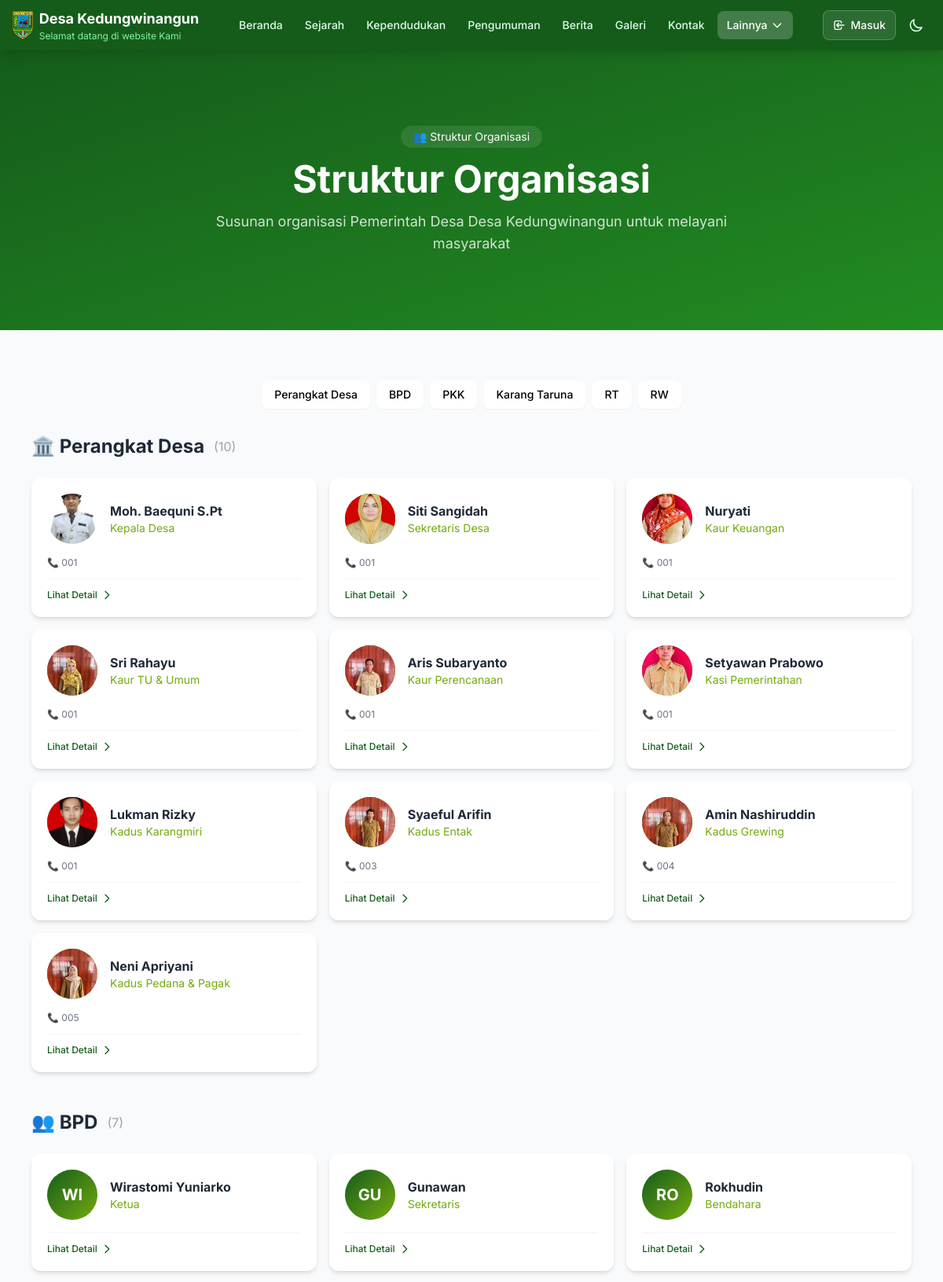
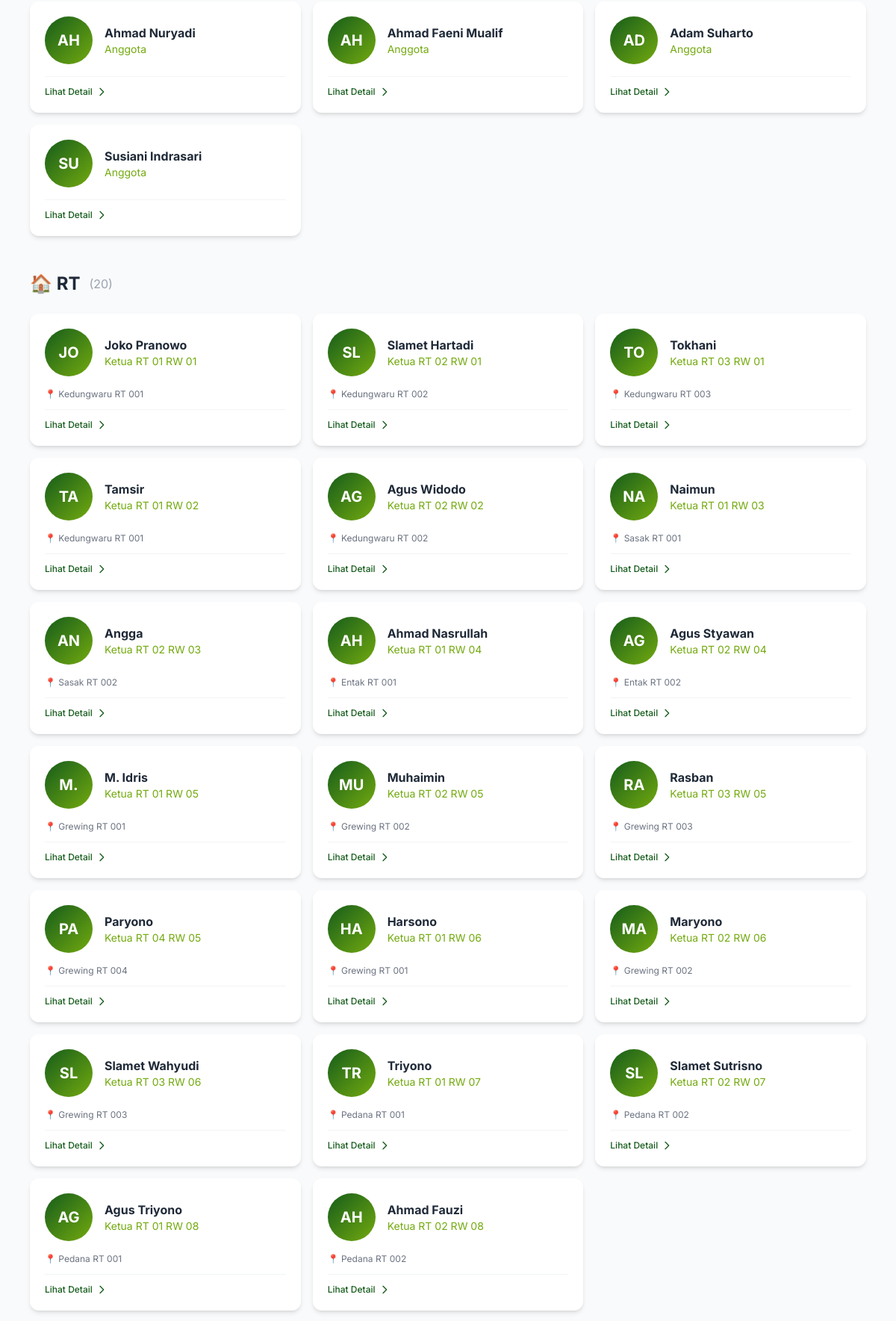
Page /struktur (upper part) on the committed database (2 pictures, top to bottom).
### tables this page shows
CREATE TABLE config (
                key TEXT PRIMARY KEY,
                value TEXT
            );

CREATE TABLE struktur_organisasi (
                id INTEGER PRIMARY KEY AUTOINCREMENT,
                kategori TEXT NOT NULL,
                nama TEXT NOT NULL,
                jabatan TEXT,
                deskripsi TEXT,
                nik TEXT,
                alamat TEXT,
                dusun TEXT,
                rt TEXT,
                rw TEXT,
                telepon TEXT,
                email TEXT,
                foto_url TEXT,
                sk_url TEXT,
                no_sk TEXT,
                tanggal_sk TEXT,
                masa_jabatan TEXT,
                status TEXT DEFAULT 'Aktif',
                icon TEXT,
                no_urut INTEGER DEFAULT 0,
                aktif INTEGER DEFAULT 1,
                created_at TIMESTAMP DEFAULT CURRENT_TIMESTAMP,
                updated_at TIMESTAMP DEFAULT CURRENT_TIMESTAMP
            );

### routes/public.py (the view)
@public_bp.route("/struktur")
def struktur():
    from datetime import datetime
    try:
        from models import get_all_pages, get_all_struktur
        desa_info = get_desa_info_with_maps()
        custom_pages = get_all_pages()
        struktur_list = get_all_struktur(aktif=1)
        grouped = {'perangkat': [], 'bpd': [], 'pkk': [], 'karang_taruna': [], 'rt': [], 'rw': []}
        for item in struktur_list:
            kat = item.get('kategori', '')
            if kat in grouped:
                grouped[kat].append(item)
        kategori_labels = {
            'perangkat': 'Perangkat Desa',
            'bpd': 'BPD',
            'pkk': 'PKK',
            'karang_taruna': 'Karang Taruna',
            'rt': 'RT',
            'rw': 'RW',
        }
        return render_template(
            "struktur.html",
            page={"title": "Struktur Organisasi"},
            desa=desa_info,
            nav_links=set_nav_active("Lainnya", request.path),
            tahun=datetime.now().year,
            site_name=desa_info['nama'],
            site_tagline=desa_info['tagline'],
            site_description=desa_info['deskripsi'],
            custom_pages=custom_pages,
            grouped_struktur=grouped,
            kategori_labels=kategori_labels,
        )
    except Exception as e:
        logger.error(f"Error loading struktur page: {str(e)}")
        flash('Terjadi kesalahan saat memuat halaman struktur', 'error')
        return redirect(url_for('public.index'))

### app.py (called while the page is built, shortened)
@app.context_processor
def inject_openrouter_key():
    return {
        'openrouter_api_key': environ.get('OPENROUTER_API_KEY', '')
    }

@app.context_processor
def inject_custom_pages():
    from models import get_all_pages
    return {'custom_pages_nav': get_all_pages()}

@app.after_request
def add_security_headers(response):
    response.headers['X-Content-Type-Options'] = 'nosniff'
    response.headers['X-Frame-Options'] = 'DENY'
    response.headers['X-XSS-Protection'] = '1; mode=block'
    response.headers['Referrer-Policy'] = 'strict-origin-when-cross-origin'
    if request.path.startswith('/admin') or request.path.startswith('/login'):
        response.headers['Cache-Control'] = 'no-store, no-cache, must-revalidate, max-age=0'
        response.headers['Pragma'] = 'no-cache'
        response.headers['Expires'] = '0'
    response.headers['Permissions-Policy'] = (
        'camera=(), microphone=(), geolocation=(self "https://maps.google.com"), '
        'payment=(), usb=(), fullscreen=(self)'
    )
    return response

@app.context_processor
def inject_csrf_token():
    from flask import session
    if '_csrf_token' not in session:
        session['_csrf_token'] = secrets.token_hex(32)
    return {'csrf_token': session['_csrf_token']}

### models.py (called while the page is built)
def get_db_connection():
    conn = sqlite3.connect(Config.DB_NAME)
    conn.row_factory = sqlite3.Row
    return conn

def get_config(key, default=None):
    try:
        conn = get_db_connection()
        cursor = conn.cursor()
        cursor.execute('SELECT value FROM config WHERE key = ?', (key,))
        row = cursor.fetchone()
        conn.close()
        return row['value'] if row else (default if default is not None else DEFAULT_CONFIG.get(key, ''))
    except Exception as e:
        logger.error(f"Error getting config '{key}': {str(e)}")
        return default if default is not None else DEFAULT_CONFIG.get(key, '')

def get_desa_info():
    return {
        "nama": get_config("website_nama", DEFAULT_CONFIG["website_nama"]),
        "tagline": get_config("website_tagline", DEFAULT_CONFIG["website_tagline"]),
        "deskripsi": get_config("website_deskripsi", DEFAULT_CONFIG["website_deskripsi"]),
        "jumlah_dusun": 8,
        "jumlah_kadus": 6,
        "jumlah_kasi": 3,
        "jumlah_kaur": 3,
        "jumlah_sekdes": 1,
        "jumlah_kepala_desa": 1,
    }

### routes/public.py (called while the page is built)
def get_desa_info_with_maps():
    info = get_desa_info()
    info['maps_embed_url'] = MAPS_EMBED_URL
    info['dusun'] = DUSUN_DATA
    return info

### templates/struktur.html (shortened to what this page needs)
<!DOCTYPE html>
<html lang="id">
<head>
    <script src="https://cdn.tailwindcss.com"></script>
    <link rel="stylesheet" href="{{ url_for('static', filename='styles.css') }}">
</head>
<body>
    {% include 'partials/navbar.html' %}
    <section class="bg-gradient-to-br from-[#155C1B] to-[#228B22] text-white py-16 md:py-24">
        <div class="max-w-6xl mx-auto px-4 text-center">
            <span class="inline-block px-4 py-1 bg-white/10 rounded-full text-sm mb-4">👥 Struktur Organisasi</span>
            <h1 class="text-4xl md:text-5xl font-bold mb-4">Struktur Organisasi</h1>
            <p class="text-white/80 text-lg max-w-2xl mx-auto">Susunan organisasi Pemerintah Desa {{ site_name }} untuk melayani masyarakat</p>
        </div>
    </section>
    <section class="py-12 md:py-16 bg-gray-50">
        <div class="max-w-6xl mx-auto px-4">
            <div class="flex flex-wrap gap-2 mb-8 justify-center">
                {% for kat, label in kategori_labels.items() %}
                <a href="#{{ kat }}" class="px-4 py-2 bg-white rounded-lg text-sm font-medium hover:bg-[#155C1B] hover:text-white transition-all shadow-sm">
                    {{ label }}
                </a>
                {% endfor %}
            </div>
            {% for kat, label in kategori_labels.items() %}
            {% if grouped_struktur[kat] %}
            <div id="{{ kat }}" class="mb-12 scroll-mt-20">
                <h2 class="text-2xl font-bold text-gray-800 mb-6 flex items-center gap-3">
                    {% if kat == 'perangkat' %}🏛️{% elif kat == 'bpd' %}👥{% elif kat == 'pkk' %}👩{% elif kat == 'karang_taruna' %}🎉{% elif kat == 'rt' %}🏠{% elif kat == 'rw' %}🏘️{% endif %}
                    {{ label }}
                    <span class="text-gray-400 font-normal text-base">({{ grouped_struktur[kat]|length }})</span>
                </h2>
                <div class="grid grid-cols-1 sm:grid-cols-2 lg:grid-cols-3 xl:grid-cols-4 gap-4">
                    {% for item in grouped_struktur[kat] %}
                    <a href="{{ url_for('public.struktur_detail', struktur_id=item.id) }}" class="bg-white rounded-xl p-5 shadow-md hover:shadow-xl transition-all group">
                        <div class="flex items-center gap-4 mb-4">
                            <div class="w-16 h-16 rounded-full bg-gradient-to-br from-[#155C1B] to-[#73AA0F] flex items-center justify-center text-white font-bold text-xl flex-shrink-0 overflow-hidden">
                                {% if item.foto_url %}
                                <img src="{{ item.foto_url }}" alt="{{ item.nama }}" class="w-full h-full object-cover">
                                {% else %}
                                {{ item.nama[:2]|upper }}
                                {% endif %}
                            </div>
                            <div class="min-w-0">
                                <h3 class="font-bold text-gray-800 truncate group-hover:text-[#155C1B] transition-colors">{{ item.nama }}</h3>
                                <p class="text-[#73AA0F] text-sm truncate">{{ item.jabatan or '-' }}</p>
                            </div>
                        </div>
                        <div class="text-xs text-gray-500 space-y-1">
                            {% if item.dusun %}
                            <div class="flex items-center gap-1">📍 {{ item.dusun }}{% if item.rt %} RT {{ item.rt }}{% endif %}</div>
                            {% endif %}
                            {% if item.telepon %}
                            <div class="flex items-center gap-1">📞 {{ item.telepon }}</div>
                            {% endif %}
                        </div>
                        <div class="mt-3 pt-3 border-t border-gray-100">
                            <span class="text-xs text-[#155C1B] font-medium flex items-center gap-1">
                                Lihat Detail
                                <svg class="w-4 h-4 group-hover:translate-x-1 transition-transform" fill="none" stroke="currentColor" viewBox="0 0 24 24">
                                    <path stroke-linecap="round" stroke-linejoin="round" stroke-width="2" d="M9 5l7 7-7 7"/>
                                </svg>
                            </span>
                        </div>
                    </a>
                    {% endfor %}
                </div>
            </div>
            {% endif %}
            {% endfor %}
        </div>
    </section>
</body>
</html>

### templates/partials/navbar.html (shortened to what this page needs)
<nav class="bg-[#155C1B] sticky top-0 z-50 shadow-lg {{ navbar_extra_class or '' }}" id="main-navbar" x-data="{ mobileOpen: false, dropdownOpen: false }">
    <div class="max-w-7xl mx-auto px-4">
        <div class="flex items-center justify-between h-14 md:h-16">
            <a href="{{ url_for('public.index') }}" class="flex items-center gap-2">
                <img src="{{ url_for('static', filename='images/kebumen.png') }}" alt="Logo" class="h-9 w-auto">
                <div class="hidden sm:block">
                    <div class="text-white font-bold text-sm md:text-lg">{{ site_name or 'Desa' }}</div>
                    <div class="text-green-300 text-[10px] md:text-xs">{{ site_tagline or '' }}</div>
                </div>
            </a>
            <div class="hidden lg:flex items-center gap-1">
                {% for link in nav_links %}
                {% if link.label == 'Lainnya' %}
                <div class="relative">
                    <button @click="dropdownOpen = !dropdownOpen"
                            class="px-3 py-2 rounded-lg text-sm font-medium transition-colors flex items-center gap-1
                                   {% if link.active %}bg-white/20 text-white{% else %}text-green-100 hover:bg-white/10 hover:text-white{% endif %}">
                        Lainnya
                        <svg class="w-4 h-4 transition-transform" :class="{'rotate-180': dropdownOpen}" fill="none" stroke="currentColor" viewBox="0 0 24 24">
                            <path stroke-linecap="round" stroke-linejoin="round" stroke-width="2" d="M19 9l-7 7-7-7"/>
                        </svg>
                    </button>
                </div>
                {% else %}
                <a href="{{ link.href }}" class="px-3 py-2 rounded-lg text-sm font-medium transition-colors
                       {% if link.active %}bg-white/20 text-white{% else %}text-green-100 hover:bg-white/10 hover:text-white{% endif %}">
                    {{ link.label }}
                </a>
                {% endif %}
                {% endfor %}
            </div>
            <div class="flex items-center gap-1 md:gap-2">
                {% if not session.user_logged_in %}
                <div class="hidden md:flex items-center gap-2">
                    <a href="{{ url_for('public.login') }}" class="flex items-center gap-1.5 px-3 py-2 rounded-lg text-white text-sm font-medium bg-white/10 hover:bg-white/20 border border-white/20 transition-all">
                        <svg class="w-4 h-4" fill="none" stroke="currentColor" viewBox="0 0 24 24">
                            <path stroke-linecap="round" stroke-linejoin="round" stroke-width="2" d="M11 16l-4-4m0 0l4-4m-4 4h14m-5 4v1a3 3 0 01-3 3H6a3 3 0 01-3-3V7a3 3 0 013-3h7a3 3 0 013 3v1"/>
                        </svg>
                        Masuk
                    </a>
                </div>
                {% endif %}
                <button id="btn-dark" class="p-2 rounded-lg text-green-100 hover:bg-white/10 transition-colors" aria-label="Dark mode">
                    <svg id="icon-moon" class="w-5 h-5" fill="none" stroke="currentColor" viewBox="0 0 24 24">
                        <path stroke-linecap="round" stroke-linejoin="round" stroke-width="2" d="M20.354 15.354A9 9 0 018.646 3.646 9.003 9.003 0 0012 21a9.003 9.003 0 008.354-5.646z"/>
                    </svg>
                </button>
            </div>
        </div>
    </div>
</nav>

### templates/struktur.html (style rules this page uses)
* { margin: 0; padding: 0; box-sizing: border-box; }
body { font-family: 'Inter', sans-serif; }

### rows in the picture
config: value "Desa Kedungwinangun"
config: value "Selamat datang di website Kami"
struktur_organisasi: foto_url (picture), nama "Moh. Baequni S.Pt", jabatan "Kepala Desa", telepon "001"
struktur_organisasi: foto_url (picture), nama "Siti Sangidah", jabatan "Sekretaris Desa", telepon "001"
struktur_organisasi: foto_url (picture), nama "Nuryati", jabatan "Kaur Keuangan", telepon "001"
struktur_organisasi: foto_url (picture), nama "Sri Rahayu", jabatan "Kaur TU & Umum", telepon "001"
struktur_organisasi: foto_url (picture), nama "Aris Subaryanto", jabatan "Kaur Perencanaan", telepon "001"
struktur_organisasi: foto_url (picture), nama "Setyawan Prabowo", jabatan "Kasi Pemerintahan", telepon "001"
struktur_organisasi: foto_url (picture), nama "Lukman Rizky", jabatan "Kadus Karangmiri", telepon "001"
struktur_organisasi: foto_url (picture), nama "Syaeful Arifin", jabatan "Kadus Entak", telepon "003"
struktur_organisasi: foto_url (picture), nama "Amin Nashiruddin", jabatan "Kadus Grewing", telepon "004"
struktur_organisasi: foto_url (picture), nama "Neni Apriyani", jabatan "Kadus Pedana & Pagak", telepon "005"
struktur_organisasi: nama "WI", nama "Wirastomi Yuniarko", jabatan "Ketua"
struktur_organisasi: nama "GU", nama "Gunawan", jabatan "Sekretaris"
struktur_organisasi: nama "RO", nama "Rokhudin", jabatan "Bendahara"
struktur_organisasi: nama "AH", nama "Ahmad Nuryadi", jabatan "Anggota"
struktur_organisasi: nama "AH", nama "Ahmad Faeni Mualif", jabatan "Anggota"
struktur_organisasi: nama "AD", nama "Adam Suharto", jabatan "Anggota"
struktur_organisasi: nama "SU", nama "Susiani Indrasari", jabatan "Anggota"
struktur_organisasi: nama "JO", nama "Joko Pranowo", jabatan "Ketua RT 01 RW 01", dusun "Kedungwaru", rt "001"
struktur_organisasi: nama "SL", nama "Slamet Hartadi", jabatan "Ketua RT 02 RW 01", dusun "Kedungwaru", rt "002"
struktur_organisasi: nama "TO", nama "Tokhani", jabatan "Ketua RT 03 RW 01", dusun "Kedungwaru", rt "003"
struktur_organisasi: nama "TA", nama "Tamsir", jabatan "Ketua RT 01 RW 02", dusun "Kedungwaru", rt "001"
struktur_organisasi: nama "AG", nama "Agus Widodo", jabatan "Ketua RT 02 RW 02", dusun "Kedungwaru", rt "002"
struktur_organisasi: nama "NA", nama "Naimun", jabatan "Ketua RT 01 RW 03", dusun "Sasak", rt "001"
struktur_organisasi: nama "AN", nama "Angga", jabatan "Ketua RT 02 RW 03", dusun "Sasak", rt "002"
struktur_organisasi: nama "AH", nama "Ahmad Nasrullah", jabatan "Ketua RT 01 RW 04", dusun "Entak", rt "001"
struktur_organisasi: nama "AG", nama "Agus Styawan", jabatan "Ketua RT 02 RW 04", dusun "Entak", rt "002"
struktur_organisasi: nama "M.", nama "M. Idris", jabatan "Ketua RT 01 RW 05", dusun "Grewing", rt "001"
struktur_organisasi: nama "MU", nama "Muhaimin", jabatan "Ketua RT 02 RW 05", dusun "Grewing", rt "002"
struktur_organisasi: nama "RA", nama "Rasban", jabatan "Ketua RT 03 RW 05", dusun "Grewing", rt "003"
struktur_organisasi: nama "PA", nama "Paryono", jabatan "Ketua RT 04 RW 05", dusun "Grewing", rt "004"
struktur_organisasi: nama "HA", nama "Harsono", jabatan "Ketua RT 01 RW 06", dusun "Grewing", rt "001"
struktur_organisasi: nama "MA", nama "Maryono", jabatan "Ketua RT 02 RW 06", dusun "Grewing", rt "002"
struktur_organisasi: nama "SL", nama "Slamet Wahyudi", jabatan "Ketua RT 03 RW 06", dusun "Grewing", rt "003"
struktur_organisasi: nama "TR", nama "Triyono", jabatan "Ketua RT 01 RW 07", dusun "Pedana", rt "001"
struktur_organisasi: nama "SL", nama "Slamet Sutrisno", jabatan "Ketua RT 02 RW 07", dusun "Pedana", rt "002"
struktur_organisasi: nama "AG", nama "Agus Triyono", jabatan "Ketua RT 01 RW 08", dusun "Pedana", rt "001"
struktur_organisasi: nama "AH", nama "Ahmad Fauzi", jabatan "Ketua RT 02 RW 08", dusun "Pedana", rt "002"

### other values in the picture
{{ link.label }} "Beranda" "Sejarah" "Kependudukan" "Pengumuman" "Berita" "Galeri" "Kontak"
{{ label }} "Perangkat Desa" "BPD" "PKK" "Karang Taruna" "RT" "RW"
{{ label }} "Perangkat Desa" "BPD" "RT"
{{ grouped_struktur[kat]|length }} "10" "7" "20"
